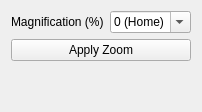
          <widget class="QWidget" name="tab_5">
           <attribute name="title">
            <string>Zoom</string>
           </attribute>
           <layout class="QVBoxLayout" name="verticalLayout_20">
            <item>
             <layout class="QFormLayout" name="formLayout_20">
              <item row="0" column="0">
               <widget class="QLabel" name="label_93">
                <property name="text">
                 <string>Magnification (%)</string>
                </property>
               </widget>
              </item>
              <item row="0" column="1">
               <widget class="QComboBox" name="zoom_magnification">
                <property name="editable">
                 <bool>true</bool>
                </property>
                <item>
                 <property name="text">
                  <string>0 (Home)</string>
                 </property>
                </item>
                <item>
                 <property name="text">
                  <string>10</string>
                 </property>
                </item>
                <item>
                 <property name="text">
                  <string>20</string>
                 </property>
                </item>
                <item>
                 <property name="text">
                  <string>30</string>
                 </property>
                </item>
                <item>
                 <property name="text">
                  <string>40</string>
                 </property>
                </item>
                <item>
                 <property name="text">
                  <string>50</string>
                 </property>
                </item>
                <item>
                 <property name="text">
                  <string>100</string>
                 </property>
                </item>
                <item>
                 <property name="text">
                  <string>200</string>
                 </property>
                </item>
                <item>
                 <property name="text">
                  <string>300</string>
                 </property>
                </item>
                <item>
                 <property name="text">
                  <string>400</string>
                 </property>
                </item>
                <item>
                 <property name="text">
                  <string>500</string>
                 </property>
                </item>
               </widget>
              </item>
             </layout>
            </item>
            <item>
             <widget class="QPushButton" name="zoom_apply">
              <property name="text">
               <string>Apply Zoom</string>
              </property>
             </widget>
            </item>
            <item>
             <spacer name="verticalSpacer_7">
              <property name="orientation">
               <enum>Qt::Vertical</enum>
              </property>
              <property name="sizeHint" stdset="0">
               <size>
                <width>20</width>
                <height>40</height>
               </size>
              </property>
             </spacer>
            </item>
           </layout>
          </widget>
